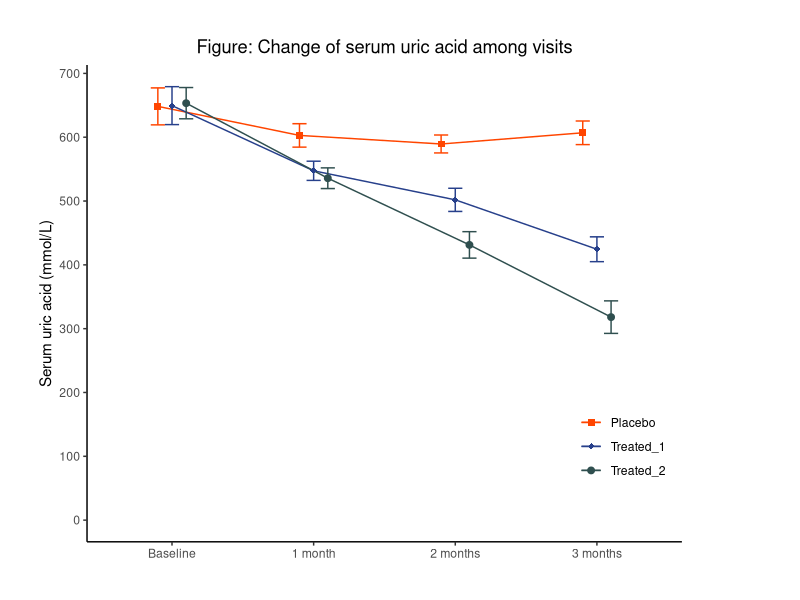

Generate this figure with R:
#Source: Doi: 10.1016/S0140-6736(20)31965-6.
#Date: 2023-06-16
#Code: Yueqian Wu

library(ggplot2)
library(tidyverse)
#set up a database
set.seed(240)
n <- 213  # sample size
f <- function(x, n, ...) factor(sample(x, n, replace=T, ...), levels=x)  # random sampling
data <- data.frame(patientID = c(1:n),
                   Age = floor(runif(n,18,65)),# age of 18-65 years old
                   Sex = f(c("Male","Female"),n,prob=c(0.7,0.3)),# 7:3 female:male sampling
                   group = rep(c("Placebo", "Treated_1","Treated_2"),time = 71), # 1:1:1,repeat 71 times
                   Gout = f(c("No","Yes"),n,prob=c(0.7,0.3)),#patience 7:3
                   BL_UA=round(runif(n,min=600,max=700)))# create a data frame (baseline data)

data$M1st_UA[data$group=="Placebo"] <- round(rnorm(71,mean=600,sd=15))#Set the mean and standard deviation of follow-up outcomes
data$M1st_UA[data$group=="Treated_1"] <- round(rnorm(71,mean=550,sd=14))
data$M1st_UA[data$group=="Treated_2"] <- round(rnorm(71,mean=540,sd=15))

data$M2nd_UA[data$group=="Placebo"] <- round(rnorm(71,mean=590,sd=14))
data$M2nd_UA[data$group=="Treated_1"] <- round(rnorm(71,mean=500,sd=17))
data$M2nd_UA[data$group=="Treated_2"] <- round(rnorm(71,mean=430,sd=21))

data$M3rd_UA[data$group=="Placebo"] <- round(rnorm(71,mean=605,sd=16))
data$M3rd_UA[data$group=="Treated_1"] <- round(rnorm(71,mean=430,sd=20))
data$M3rd_UA[data$group=="Treated_2"] <- round(rnorm(71,mean=320,sd=24))

# Add some missing data to simulate real follow-up situation
data$M1st_UA[sample(n, 11)] <- NA
data$M2nd_UA[sample(n, 21)] <- NA
data$M2nd_UA[is.na(data$M1st_UA)] <- NA # Continuously missing on the basis of M1st missing
data$M3rd_UA[sample(n, 31)] <- NA
data$M3rd_UA[is.na(data$M2nd_UA)] <- NA # Continuously missing on the basis of missing M1st and M2nd

#so if data got from the real follow-up situation has  missing data, how can we draw the picture
data_analysed <- na.omit(data)
#Plot
df1 <- data_analysed %>% # Calculate mean and standard deviation
  group_by(group) %>%
  summarise(
    n=n(),
    m0=mean(BL_UA),s0=sd(BL_UA),
    m1=mean(M1st_UA),s1=sd(M1st_UA),
    m2=mean(M2nd_UA),s2=sd(M2nd_UA),
    m3=mean(M3rd_UA),s3=sd(M3rd_UA),
  )
df2 <- pivot_longer(df1,!c("group","n"),names_to = c(".value","time"),names_pattern = "(.)(.)") #Convert wide data to long data


ggplot(data=df2,aes(time,m,color=group,group=group,shape=group))+
       geom_line(position=position_dodge(0.3),linewidth=0.5)+ # fold line
       geom_point(position=position_dodge(0.3),size=2)+ # point
       scale_shape_manual(values = c(15,18,19),
                          labels=c("Placebo","Treated_1","Treated_2"))+ # the shape of point
       geom_errorbar(aes(time,ymin=m-s,ymax=m+s),
                     position=position_dodge(0.3),
                     width=0.3,size=0.5)+ # error bar
       labs(title = "Figure: Change of serum uric acid among visits",
            x = NULL,y="Serum uric acid (mmol/L)")+ # axis labels
       scale_x_discrete(breaks=c("0","1","2","3"),
                        labels=c("Baseline","1 month","2 months","3 months"))+
       scale_y_continuous(breaks = seq(0,900,100))+ #scale interval
       scale_color_manual(values = c("#FF4500","#27408B","#2F4F4F"),
                          labels=c("Placebo","Treated_1","Treated_2"))+ # color of lines
       theme(axis.line = element_line(colour = "black"), #Color of axis
             legend.position = c(0.9,0.2), # legend location
             legend.background = element_blank(),
             legend.key=element_blank(),
             panel.background = element_blank(), # set background to blank
             legend.title = element_blank(), # legend Title
             plot.title = element_text(hjust = 0.5), # title Position
             plot.margin = unit(c(1,3,1,1),"cm"))+ #drawing area edge size
      expand_limits(y=0)#set the start of Y-Axis

# Warning message:
# Ignoring unknown parameters: linewidth 
